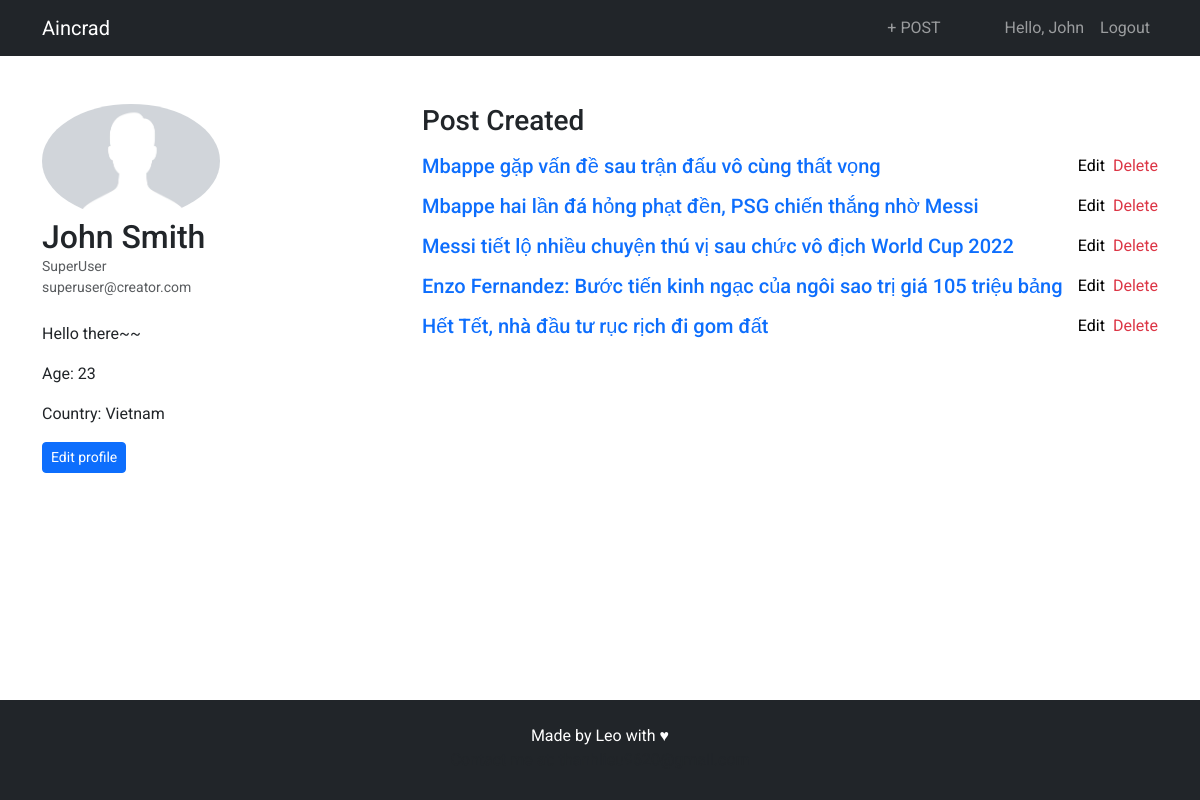
Screenshot of /accounts/1/ (signed in) with the database file from the repository.
### accounts/models.py (models this page shows, shortened)
class CustomUser(AbstractBaseUser, PermissionsMixin):
    email = models.CharField(gettext_lazy('email address'),max_length=40, unique=True)
    username = models.CharField(max_length=150, unique=True)
    first_name = models.CharField(max_length=150)
    last_name = models.CharField(max_length=150)
    date_joined = models.DateTimeField(default=timezone.now)
    age = models.PositiveIntegerField(null=True, blank=True)
    description = models.TextField(blank=True, null=True)
    profile_image = models.ImageField(upload_to='profile_pics', blank=True, null=True)
    country = models.CharField(max_length=150, blank=True, null=True)
    is_staff = models.BooleanField(default=False)
    is_active = models.BooleanField(default=True) # if user_verified: True
    objects = CustomAccountManager()
    USERNAME_FIELD = 'email'
    REQUIRED_FIELDS = ['username', 'first_name', 'last_name']
    class Meta:
        ordering = ["-username"]

### core/models.py (models this page shows, shortened)
class Post(models.Model):
    title = models.CharField(max_length=200)
    author = models.ForeignKey(settings.AUTH_USER_MODEL, on_delete=models.CASCADE, related_name='blog_posts')
    created_on = models.DateTimeField(auto_now_add=True)
    content = models.TextField()
    update_on = models.DateTimeField(auto_now=True)
    class Meta:
        ordering = ['-created_on']

### accounts/views.py (the view)
# urls.py: path('<int:pk>/', views.user_index, name='user_index'),
def user_index(request, pk):
    template_name = 'user_index.html'
    current_user = CustomUser.objects.get(id=pk)
    post_list = Post.objects.filter(author=current_user)
    paginator = Paginator(post_list, 7)
    page_number = request.GET.get('page')
    page_obj = paginator.get_page(page_number)
    if request.user != current_user:
        return redirect(reverse_lazy('home'))
    return render(request, template_name, {'post_list': post_list, 'user': current_user, 'page_obj': page_obj})

### templates/user_index.html (shortened to what this page needs)
{% extends 'base.html' %}
{% load static %}
{% block content %}
<div class="container mt-5">
    <div class="row">
        <div class="col-lg-4">
            <div class="">
                <img class="rounded-circle" width="50%" src="{% static 'images/default_profile.png' %}" alt="Blank">
                <div class="card-body">
                    <h2 class="card-title">{{ user.first_name }} {{ user.last_name }}</h2>
                    <div class="small text-muted">{{ user.username }}</div>
                    <div class="small text-muted">{{ user.email }}</div>
                    <br/>
                    <p class="fs-sm">{% if user.description != '' or user.description == None %}{{ user.description }}{% else %}Description...{% endif %}</p>
                    <p>Age: {{ user.age }}</p>
                    <p>Country: {{ user.country }}</p>
                    <a href="{% url 'user_profile' user.pk %}" class="btn btn-primary btn-sm">Edit profile</a>
                </div>
            </div>
        </div>
        <div class="col-lg-8">
                <h2 class="card-title fs-3 mb-3">Post Created</h2>
            {% for post in post_list %}
            <div class="d-flex ">
                <h2 class="card-title mb-3 fs-5 flex-grow-1">
                    <a class="text-decoration-none link-primary" href="{% url 'post_detail' post.pk %}">{{ post.title | slice:":100" }}</a>
                </h2>
                <div class="d-flex">
                    <p><a class="text-link ms-2 text-decoration-none text-black" href="{% url 'post_edit' post.pk %}">Edit</a></p>
                    <p><a class="text-link ms-2 text-decoration-none text-danger" href="{% url 'post_delete' post.pk %}">Delete</a></p>
                </div>
            </div>
            {% empty %}
                <p class="text-muted fs-5">Create your first post <a href="{% url 'post_create' %}" class="text-decoration-none text-link">here</a>.</p>
            {% endfor %}
        </div>
    </div>
</div>
{% endblock content %}

### templates/base.html (shortened to what this page needs)
<!DOCTYPE html>
{% load bootstrap5 %}
{% load static %}
<html lang="en">
<head>
    {% bootstrap_css %}
    <link href="{% static 'css/base.css' %}" rel="stylesheet">
</head>
<body>
    <nav class="navbar navbar-expand-lg navbar-dark bg-dark">
        <div class="container">
            <a class="navbar-brand" href="{% url 'home' %}">Aincrad</a>
            <div class="navbar-collapse collapse" id="navbarSupportedContent">
                <ul class="navbar-nav ms-auto mb-2 mb-lg-0">
                    {% if user.is_authenticated %}
                        <li class="nav-item me-5"><a class="nav-link" href="{% url 'post_create' %}">+ POST</a></li>
                        <li class="nav-item"><a class="nav-link" href="{% url 'user_index' user.pk %}">Hello, {{ user.first_name }}</a></li>
                        <li class="nav-item"><a class="nav-link fs-6" href="{% url 'logout' %}">Logout</a></li>
                    {% else %}
                        <li class="nav-item"><a class="nav-link" href="{% url 'login' %}">Login</a></li>
                        <li class="nav-item"><a class="nav-link" href="{% url 'signup' %}">Register</a></li>
                    {% endif %}
                </ul>
            </div>
        </div>
    </nav>
    {% block messages %} {% include 'commons/messages.html' %} {% endblock messages %}
    {% block content %}
    {% endblock content %}
    <footer class="bg-dark">
        <div class="container">
            <br/>
            <p class="m-0 text-center text-white">Made by Leo with &#9829;</p>
            <p class="m-0 text-center text-muted">Contact me at: thanhlieu9620@gmail.com</p>
        </div>
    </footer>
</body>
</html>

### templates/commons/messages.html (shortened to what this page needs)
{% load bootstrap5 %}
{% block messages %}
    <div class="position-absolute p-3 top-5 end-0" style="z-index: 999;" id="bootstrap-message">
    </div>
{% endblock messages %}

### static/css/base.css (style rules this page uses)
html { position: relative; min-height: 100%; }
body { margin: 0 0 100px 0; font-family: "Roboto", sans-serif; font-size: 1rem; font-weight: 400; line-height: 1.5; color: #212529; box-sizing: border-box; background-color: #fff; }
@media (prefers-reduced-motion: no-preference) { :root { scroll-behavior: smooth; } }
footer { position: absolute; height: 100px; left: 0; bottom: 0; right: 0; overflow: hidden; }

### rows the page displays
CustomUser: first_name "John", last_name "Smith", username "SuperUser", email "superuser@creator.com", description "Hello there~~", age "23", country "Vietnam"
Post: title "Mbappe gặp vấn đề sau trận đấu vô cùng thất vọng"
Post: title "Mbappe hai lần đá hỏng phạt đền, PSG chiến thắng nhờ Messi"
Post: title "Messi tiết lộ nhiều chuyện thú vị sau chức vô địch World Cup 2022"
Post: title "Enzo Fernandez: Bước tiến kinh ngạc của ngôi sao trị giá 105 triệu bảng"
Post: title "Hết Tết, nhà đầu tư rục rịch đi gom đất"
